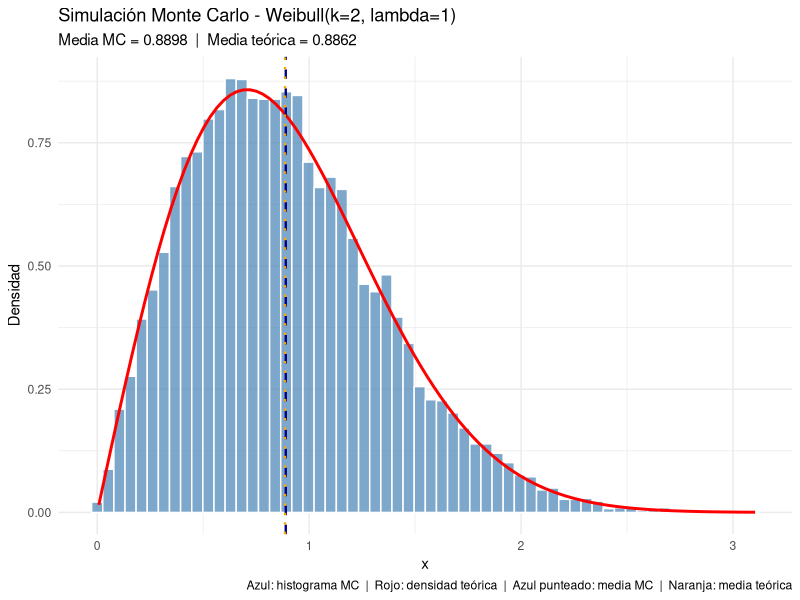
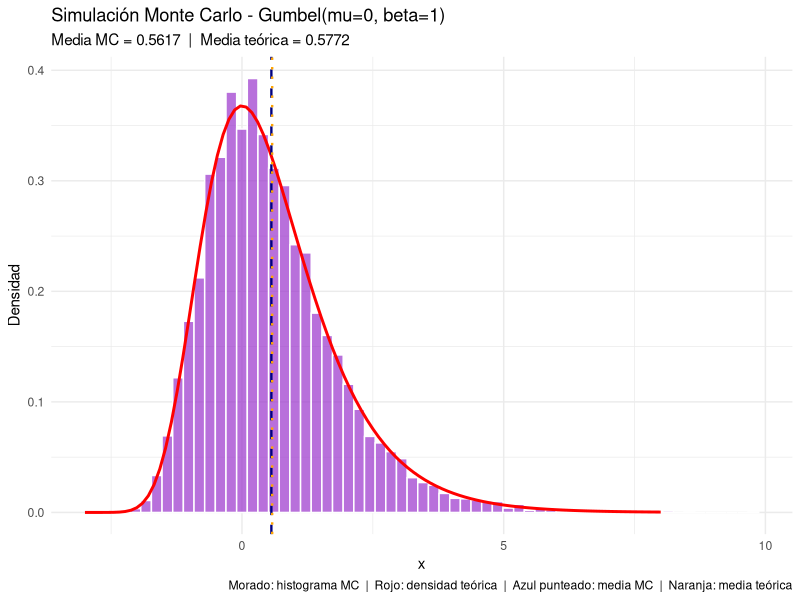

Reproduce these figures in R, in order.
## ---- chunk 1
knitr::opts_chunk$set(echo = TRUE)
## ---- chunk 2
library(ggplot2)
library(dplyr)


# ══════════════════════════════════════════════════════════════════════════════
# PUNTO 7: SIMULACIÓN MONTE CARLO
# ══════════════════════════════════════════════════════════════════════════════
#
# El método de Monte Carlo consiste en aproximar cantidades de interés
# (como esperanza y varianza) generando un número grande de valores
# aleatorios de una distribución y calculando los estadísticos sobre
# esas muestras. La idea es que, por la ley de los grandes números,
# los promedios muestrales convergen a los valores teóricos a medida
# que el número de simulaciones crece.
#
# Una cadena de Markov es una sucesión de variables aleatorias
# X_1, X_2, ..., X_n tal que el estado futuro X_{t+1} depende
# únicamente del estado actual X_t, y no de los estados anteriores.
# Esta propiedad se conoce como la propiedad de Markov o de "falta
# de memoria". En el contexto bayesiano, los métodos MCMC usan cadenas
# de Markov para explorar distribuciones posteriores complejas.
# ══════════════════════════════════════════════════════════════════════════════
## ---- chunk 3
# ══════════════════════════════════════════════════════════════════════════════
# SIMULACIÓN 1: DISTRIBUCIÓN WEIBULL
# ══════════════════════════════════════════════════════════════════════════════
#
# Sea X una variable aleatoria con distribución Weibull de parámetros
# shape = k y scale = lambda. Su función de densidad es:
#
#   f(x) = (k/lambda) * (x/lambda)^(k-1) * exp(-(x/lambda)^k),   x > 0
#
# Los valores teóricos de esperanza y varianza son:
#
#   E[X]   = lambda * Gamma(1 + 1/k)
#   Var[X] = lambda^2 * [ Gamma(1 + 2/k) - (Gamma(1 + 1/k))^2 ]
#
# Usamos k = 2 y lambda = 1, por lo tanto:
#   E[X]   = Gamma(1.5) = sqrt(pi)/2  ≈ 0.8862
#   Var[X] = Gamma(2) - Gamma(1.5)^2 = 1 - pi/4  ≈ 0.2146
#
# Se generan N = 10000 muestras para aproximar estos valores via MC.
# ══════════════════════════════════════════════════════════════════════════════

set.seed(123)
N       = 10000
k       = 2
lambda  = 1

# Simulación Monte Carlo
x_weibull = rweibull(N, shape = k, scale = lambda)

# Estimaciones MC
media_mc_w  = mean(x_weibull)
var_mc_w    = var(x_weibull)

# Valores teóricos
media_teo_w = lambda * gamma(1 + 1/k)
var_teo_w   = lambda^2 * (gamma(1 + 2/k) - gamma(1 + 1/k)^2)

# Gráfico
df_w = data.frame(x = x_weibull)

ggplot(df_w, aes(x = x)) +
  geom_histogram(aes(y = after_stat(density)), bins = 60,
                 fill = "steelblue", color = "white", alpha = 0.7) +
  stat_function(fun = dweibull, args = list(shape = k, scale = lambda),
                color = "red", linewidth = 1) +
  geom_vline(xintercept = media_mc_w,  linetype = "dashed", color = "navy",   linewidth = 0.8) +
  geom_vline(xintercept = media_teo_w, linetype = "dotted", color = "orange", linewidth = 0.8) +
  labs(
    title    = "Simulación Monte Carlo - Weibull(k=2, lambda=1)",
    subtitle = paste0("Media MC = ", round(media_mc_w, 4),
                      "  |  Media teórica = ", round(media_teo_w, 4)),
    x = "x", y = "Densidad",
    caption = "Azul: histograma MC  |  Rojo: densidad teórica  |  Azul punteado: media MC  |  Naranja: media teórica"
  ) +
  theme_minimal()

# Resultados e interpretación
cat("════════════════════════════════════\n")
cat("SIMULACIÓN 1: WEIBULL(k=2, lambda=1)\n")
cat("────────────────────────────────────\n")
cat("              MC         Teórico\n")
cat("Esperanza :  ", round(media_mc_w,  4), "     ", round(media_teo_w, 4), "\n")
cat("Varianza  :  ", round(var_mc_w,    4), "     ", round(var_teo_w,   4), "\n")
cat("────────────────────────────────────\n")
cat(
  "Las estimaciones Monte Carlo de la esperanza y la varianza se acercan
bastante a los valores teóricos con N = 10000 muestras. La pequeña
diferencia que queda se debe al error de simulación, que disminuye
a medida que N aumenta. Esto muestra que el método MC funciona bien
para aproximar estas cantidades cuando la distribución es conocida.\n\n"
)
## ---- chunk 4
# ══════════════════════════════════════════════════════════════════════════════
# SIMULACIÓN 2: DISTRIBUCIÓN GUMBEL
# ══════════════════════════════════════════════════════════════════════════════
#
# Sea U ~ Uniforme(0,1). Aplicando la función cuantil de la distribución
# Gumbel estándar (mu = 0, beta = 1) obtenemos:
#
#   G = -log(-log(U))  ~  Gumbel(mu = 0, beta = 1)
#
# Los valores teóricos de esperanza y varianza para Gumbel(0, 1) son:
#
#   E[G]   = mu + beta * gamma_EM  =  gamma_EM  ≈  0.5772
#            donde gamma_EM es la constante de Euler-Mascheroni
#
#   Var[G] = (pi^2 / 6) * beta^2  =  pi^2 / 6  ≈  1.6449
#
# Se generan N = 10000 muestras para aproximar estos valores via MC.
# ══════════════════════════════════════════════════════════════════════════════

set.seed(123)
u         = runif(N)
g_gumbel  = -log(-log(u))

# Estimaciones MC
media_mc_g  = mean(g_gumbel)
var_mc_g    = var(g_gumbel)

# Valores teóricos
gamma_EM    = 0.5772156649   # constante de Euler-Mascheroni
media_teo_g = gamma_EM
var_teo_g   = pi^2 / 6

# Gráfico
df_g = data.frame(x = g_gumbel)

# Densidad teórica de Gumbel(0,1): f(x) = exp(-(x + exp(-x)))
dgumbel = function(x) exp(-(x + exp(-x)))

ggplot(df_g, aes(x = x)) +
  geom_histogram(aes(y = after_stat(density)), bins = 60,
                 fill = "darkorchid", color = "white", alpha = 0.7) +
  stat_function(fun = dgumbel, color = "red", linewidth = 1, xlim = c(-3, 8)) +
  geom_vline(xintercept = media_mc_g,  linetype = "dashed", color = "navy",   linewidth = 0.8) +
  geom_vline(xintercept = media_teo_g, linetype = "dotted", color = "orange", linewidth = 0.8) +
  labs(
    title    = "Simulación Monte Carlo - Gumbel(mu=0, beta=1)",
    subtitle = paste0("Media MC = ", round(media_mc_g, 4),
                      "  |  Media teórica = ", round(media_teo_g, 4)),
    x = "x", y = "Densidad",
    caption = "Morado: histograma MC  |  Rojo: densidad teórica  |  Azul punteado: media MC  |  Naranja: media teórica"
  ) +
  theme_minimal()

# Resultados e interpretación
cat("════════════════════════════════════\n")
cat("SIMULACIÓN 2: GUMBEL(mu=0, beta=1)\n")
cat("────────────────────────────────────\n")
cat("              MC         Teórico\n")
cat("Esperanza :  ", round(media_mc_g,  4), "     ", round(media_teo_g, 4), "\n")
cat("Varianza  :  ", round(var_mc_g,    4), "     ", round(var_teo_g,   4), "\n")
cat("────────────────────────────────────\n")
cat(
  "De nuevo, las estimaciones MC se acercan bien a los valores teóricos.
La Gumbel tiene asimetría positiva (cola hacia la derecha), lo que hace
que su media teórica sea la constante de Euler-Mascheroni (~0.5772) y
su varianza teórica sea pi^2/6 (~1.6449). El histograma refleja bien
esa forma asimétrica, y los valores MC confirman que la simulación
está capturando correctamente el comportamiento de la distribución.\n\n"
)
## ---- chunk 5
# ══════════════════════════════════════════════════════════════════════════════
# RESUMEN COMPARATIVO
# ══════════════════════════════════════════════════════════════════════════════

cat("════════════════════════════════════════════════════════════\n")
cat("RESUMEN: Monte Carlo vs Valores Teóricos\n")
cat("────────────────────────────────────────────────────────────\n")
cat(sprintf("%-20s %-12s %-12s %-12s\n", "Distribución", "Estadístico", "MC", "Teórico"))
cat("────────────────────────────────────────────────────────────\n")
cat(sprintf("%-20s %-12s %-12s %-12s\n", "Weibull(2,1)", "Esperanza",
            round(media_mc_w, 4), round(media_teo_w, 4)))
cat(sprintf("%-20s %-12s %-12s %-12s\n", "",             "Varianza",
            round(var_mc_w,   4), round(var_teo_w,   4)))
cat(sprintf("%-20s %-12s %-12s %-12s\n", "Gumbel(0,1)",  "Esperanza",
            round(media_mc_g, 4), round(media_teo_g, 4)))
cat(sprintf("%-20s %-12s %-12s %-12s\n", "",             "Varianza",
            round(var_mc_g,   4), round(var_teo_g,   4)))
cat("════════════════════════════════════════════════════════════\n")
